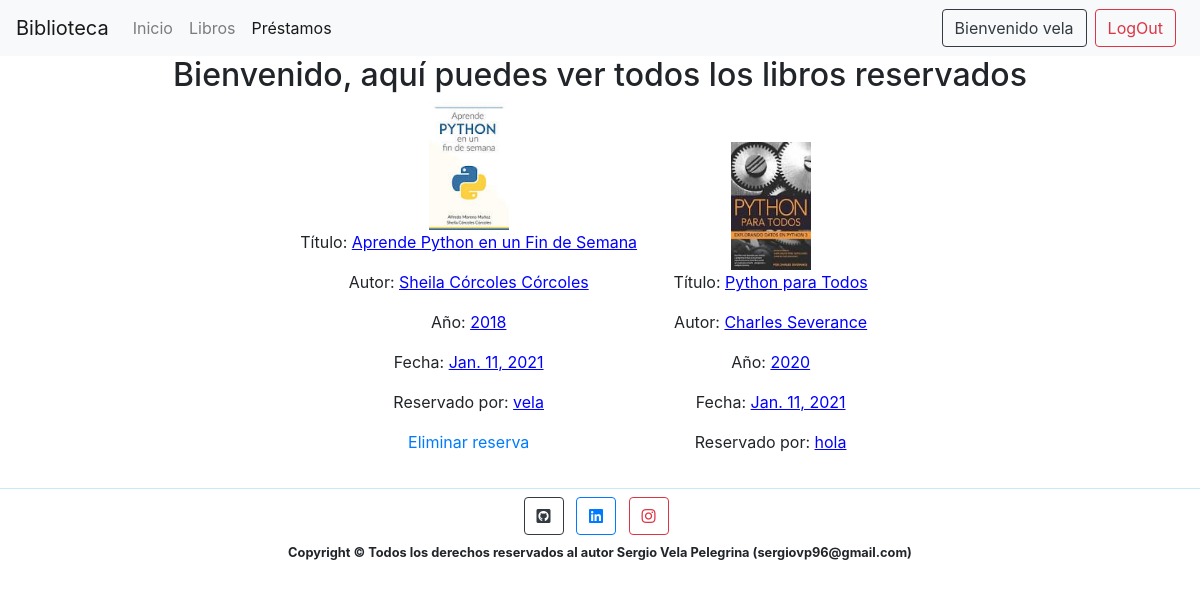
Page /prestamos on the earlier database version.
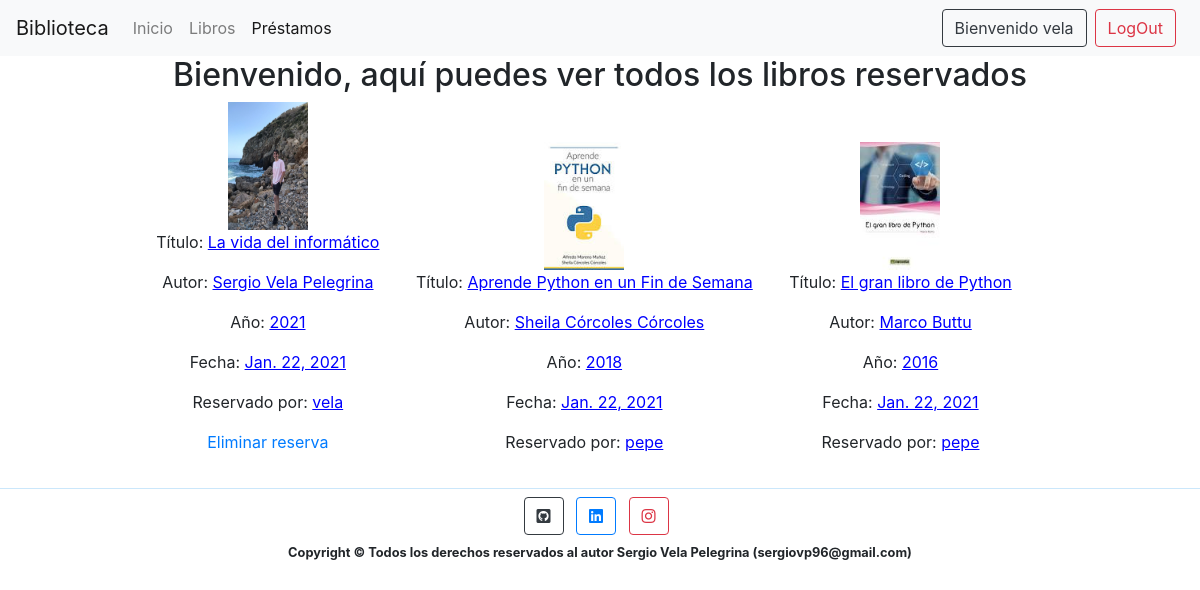
Same page on the later database version.
### app/models.py (models this page shows, shortened)
class Prestamos(models.Model):
    libro = models.ForeignKey(Libros, on_delete = models.CASCADE)
    usuario = models.CharField(max_length = 50)
    fecha = models.DateField(default = timezone.now)

class Libros(models.Model):
    titulo = models.CharField(max_length = 50)
    autor  = models.CharField(max_length = 50)
    anio = models.IntegerField()
    reservado = models.BooleanField(default = False)
    libro_img = models.ImageField()
    @property
    def img_url(self):
        return static("media/{}".format(self.libro_img))

### app/views.py (the view)
# urls.py: path('prestamos', views.prestamos, name='prestamos'),
def prestamos(request):
    global usuario
    if (check_session(request)):
        usuario = get_user_session(request)
    prestamos = Prestamos.objects.all()
    return render(request, 'prestamos.html', {'usuario': usuario, 'prestamos': prestamos})

### app/views.py (called while the page is built)
def check_session(request):
    return 'usuario' in request.session

### app/templates/prestamos.html (shortened to what this page needs)
{% extends 'base.html' %}
{% block item_prestamos %}
    <li class="nav-item active">
{% endblock %}
{% block contenido_prestamos %}
<div class="container">
    <h2 style="text-align: center;">Bienvenido, aquí puedes ver todos los libros reservados</h2>
</div>
<div class="container" style="text-align: center;">
    {% for i in prestamos %}
            <div class="libros">
                <div class="colum" id="libro">
                    <img id="img_libro" src="{{ i.libro.img_url }}" alt="Imagen portada">
                    <p>Título: <span class="datos_reserva">{{ i.libro.titulo }}</span></p>
                    <p>Autor: <span class="datos_reserva">{{ i.libro.autor }}</span></p>
                    <p>Año: <span class="datos_reserva">{{ i.libro.anio }}</span></p>
                    <p>Fecha: <span class="datos_reserva">{{ i.fecha }}</span></p>
                    <p>Reservado por: <span class="datos_reserva">{{ i.usuario }}</span></p>
                    {% if usuario == i.usuario or usuario == 'admin' %}
                    <p><a href="{% url 'eliminar_reserva' i.id i.libro.id %}">Eliminar reserva</a></p>
                    {% endif %}
                </div>
            </div>
    {% endfor %}
</div>
{% endblock %}

### app/templates/base.html (shortened to what this page needs)
{% load static %}
<!DOCTYPE html>
<html lang="en">
<head>
    <link rel="stylesheet" href="{% static 'estilos/estilo.css' %}">
    <link rel="stylesheet"
        href="https://cdn.jsdelivr.net/npm/bootstrap@4.5.3/dist/css/bootstrap.min.css"
>
    <link rel="stylesheet" href="https://use.fontawesome.com/releases/v5.7.0/css/all.css"
>
</head>
<body>
    {% block nav %}
    <nav class="navbar navbar-expand-lg navbar-light bg-light">
        <a class="navbar-brand" href="{% url 'index' %}">Biblioteca</a>
        <div class="collapse navbar-collapse" id="navbarSupportedContent">
          <ul class="navbar-nav mr-auto">
                {% block item_inicio %}
                <li class="nav-item">
                {% endblock %}
                    <a class="nav-link" href="{% url 'index' %}">Inicio <span class="sr-only">(current)</span></a>
                </li>
                {% block item_libros %}
                <li class="nav-item">
                {% endblock %}
                    <a class="nav-link" href="{% url 'libros' %}">Libros</a>
                </li>
                {% block item_prestamos %}{% endblock %}
                {% if usuario %}
                    <a class="nav-link" href="{% url 'prestamos' %}">Préstamos</a>
                </li>
                {% endif %}
          </ul>
          <div class="btn-toolbar" role="toolbar" aria-label="Toolbar with button groups">
                {% if usuario %}
                <div class="btn-group mr-2" role="group" aria-label="Second group">
                    <a role="button" href="" type="button" class="btn btn-outline-dark"> Bienvenido {{ usuario }}</a>
                </div>
                <div id="bienvenida-boton" class="btn-group mr-2" role="group" aria-label="First group">
                    <a role="button" href="{% url 'logout' %}" type="button" class="btn btn-outline-danger">LogOut</a>
                </div>
                {% endif %}
        </div>
        </div>
      </nav>
    {% endblock %}
    {% block contenido_prestamos %}{% endblock %}
    {% block footer %}
    <footer class="pie_pagina">
        <nav class="navbar navbar-expand-lg navbar-light" id="footer-botones">
            <div class="btn-toolbar" role="toolbar" aria-label="Toolbar with button groups">
                <div class="btn-group mr-2" role="group" aria-label="First group">
                    <a target="_blank role="button" href="https://github.com/sergiovp"
                        type="button" class="btn btn-outline-dark"><i class="fab fa-github-square"></i>
                    </a>
                </div>
                <div class="btn-group mr-2" role="group" aria-label="First group">
                    <a target="_blank" role="button" href="https://www.linkedin.com/in/sergio-vela-pelegrina-8015721b4"
                        type="button" class="btn btn-outline-primary"><i class="fab fa-linkedin"></i>
                    </a>
                </div>
                <div class="btn-group mr-2" role="group" aria-label="Second group">
                    <a target="_blank role="button" href="https://www.instagram.com/sergiovela7/"
                    type="button" class="btn btn-outline-danger"><i class="fab fa-instagram"></i>
                </a>
                </div>
            </div>
        </nav>
        <section class="seccion_copyright">
            <p class="mensaje_copy">Copyright © Todos los derechos reservados al
                autor Sergio Vela Pelegrina (sergiovp96@gmail.com)</p>
        </section>
    </footer>
    {% endblock %}
</body>
</html>

### app/static/estilos/estilo.css (style rules this page uses)
.pie_pagina { border-top: solid; border-width: thin; margin-top: 1.1rem; border-color: #cbe7fb; }
#footer-botones > div { display: block; }
.seccion_copyright { text-align: center; font-weight: bold; font-size: 0.8em; }
.btn-toolbar { display: block; text-align: center; }
#footer-botones { display: list-item; border: none; }
.libros { display: inline-block; text-align: center; }
#libro { margin-right: 2em; }
.datos_reserva, .datos_libro { color: blue; text-decoration: underline; }
#img_libro { width: 5em; height: 8em; }

Differences in the rows shown:
removed Prestamos: libro.img_url (picture), libro.titulo "Python para Todos", libro.autor "Charles Severance", libro.anio "2020", fecha "Jan. 11, 2021", usuario "hola"
changed Prestamos "vela": libro.img_url: a different picture; libro.titulo "Aprende Python en un Fin de Semana" → "La vida del informático"; libro.autor "Sheila Córcoles Córcoles" → "Sergio Vela Pelegrina"; libro.anio "2018" → "2021"; fecha "Jan. 11, 2021" → "Jan. 22, 2021"
added Prestamos: libro.img_url (picture), libro.titulo "Aprende Python en un Fin de Semana", libro.autor "Sheila Córcoles Córcoles", libro.anio "2018", fecha "Jan. 22, 2021", usuario "pepe"
added Prestamos: libro.img_url (picture), libro.titulo "El gran libro de Python", libro.autor "Marco Buttu", libro.anio "2016", fecha "Jan. 22, 2021", usuario "pepe"
